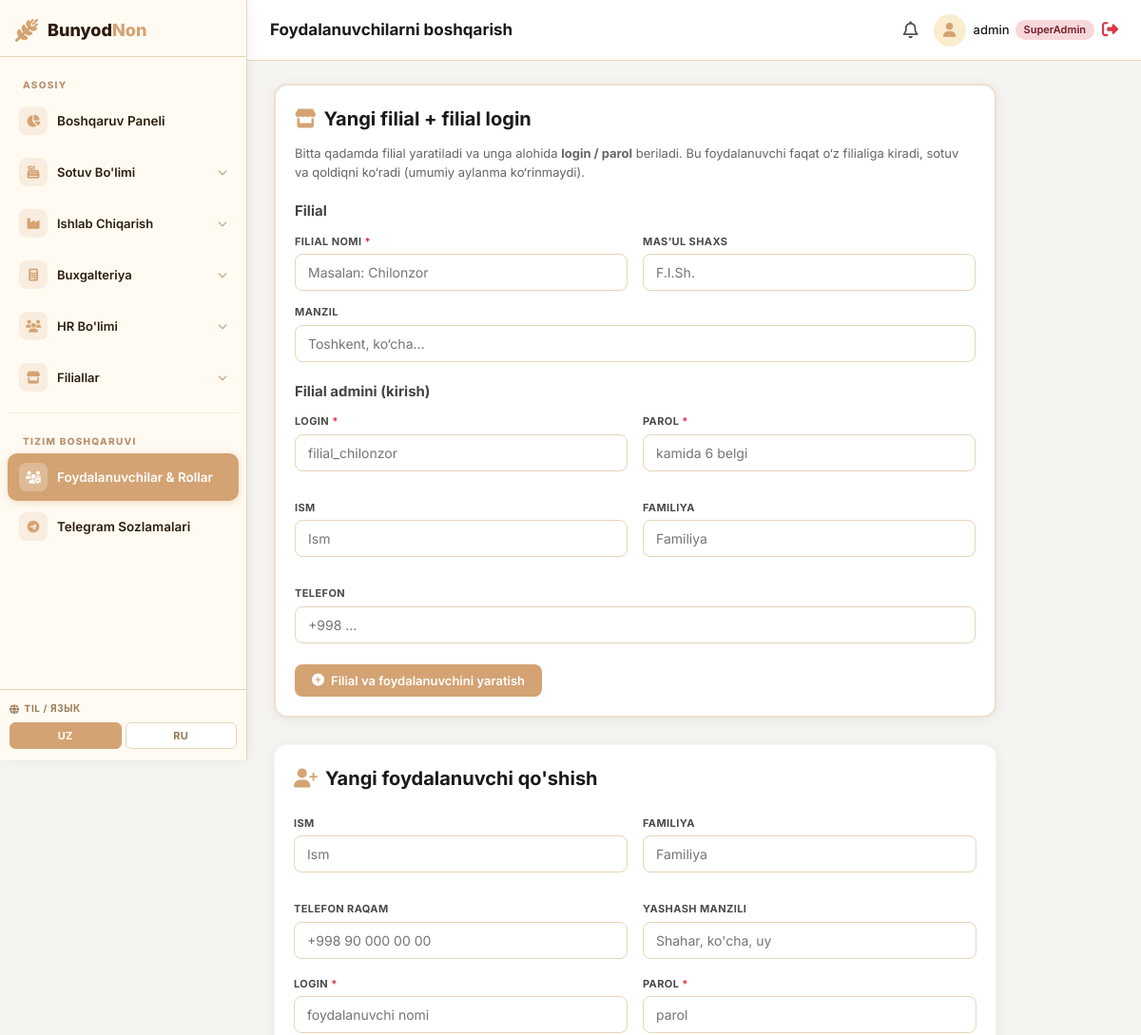
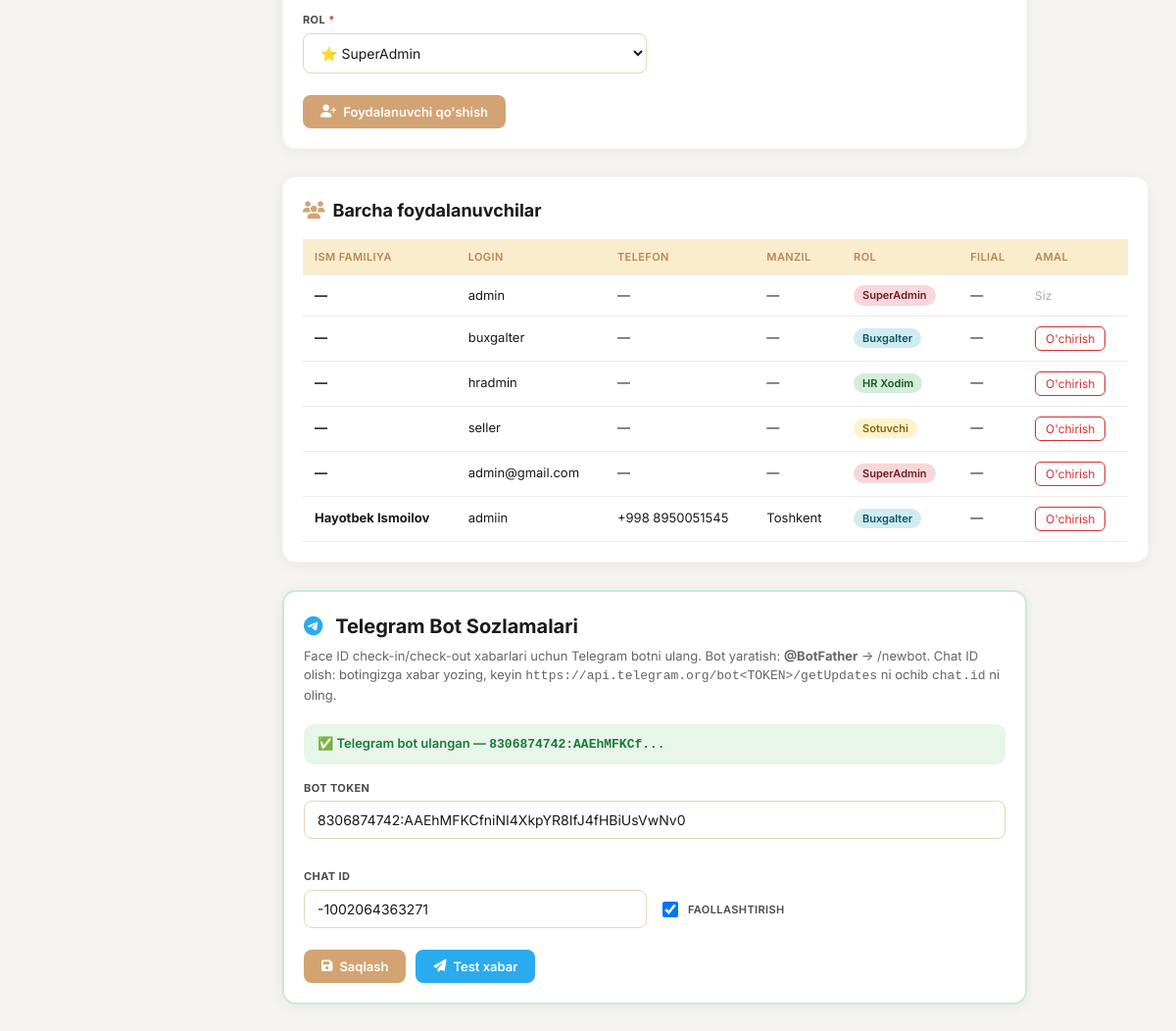
/admin-users/ (signed in), run on the app's committed database (2 pictures, top to bottom).
### core/models.py (models this page shows, shortened)
class UserProfile(models.Model):
    user        = models.OneToOneField(User, on_delete=models.CASCADE, related_name='profile')
    branch      = models.ForeignKey(
        'branches.Branch', on_delete=models.SET_NULL,
        null=True, blank=True, related_name='admins'
    )
    first_name  = models.CharField(max_length=100, blank=True)
    last_name   = models.CharField(max_length=100, blank=True)
    phone       = models.CharField(max_length=30, blank=True)
    address     = models.TextField(blank=True)

class TelegramSettings(models.Model):
    bot_token = models.CharField(max_length=200, blank=True, verbose_name="Bot Token")
    chat_id   = models.CharField(max_length=50, blank=True, verbose_name="Chat ID")
    is_active = models.BooleanField(default=True, verbose_name="Faol")
    updated_at = models.DateTimeField(auto_now=True)
    class Meta:
        verbose_name = "Telegram Sozlamalari"
    @classmethod
    def get(cls):
        obj, _ = cls.objects.get_or_create(pk=1)
        return obj

### core/views.py (the view, shortened to what this page needs)
# urls.py: path('admin-users/', views.admin_users, name='admin_users'),
@login_required
def admin_users(request):
    if not request.user.is_superuser:
        return redirect('dashboard')
    _ensure_groups()
    branches = Branch.objects.all()
    from .models import TelegramSettings
    tg = TelegramSettings.get()
    users = User.objects.all().prefetch_related('groups', 'profile__branch')
    return render(request, 'admin_users.html', {
        'users': users,
        'branches': branches,
        'tg': tg,
    })

### core/templatetags/menu_filters.py (called while the page is built)
@register.filter
def startswith(value, arg):
    if not value:
        return False
    return value.startswith(arg)

### core/views.py (called while the page is built)
def _ensure_groups():
    for name in ROLE_GROUPS:
        Group.objects.get_or_create(name=name)

### templates/admin_users.html (shortened to what this page needs)
{% extends 'base.html' %}
{% block breadcrumb %}Foydalanuvchilarni boshqarish{% endblock %}
{% block content %}
<div class="card" style="max-width:760px;margin-bottom:28px;border:2px solid rgba(212,163,115,0.35);">
    <h2 style="margin-bottom:12px;font-size:20px;"><i class="fa-solid fa-store" style="color:#D4A373;margin-right:8px;"></i>Yangi filial + filial login</h2>
    <p style="font-size:13px;color:#666;margin-bottom:20px;line-height:1.5;">Bitta qadamda filial yaratiladi va unga alohida <strong>login / parol</strong> beriladi. Bu foydalanuvchi faqat o‘z filialiga kiradi, sotuv va qoldiqni ko‘radi (umumiy aylanma ko‘rinmaydi).</p>
    <form method="post">
        <h3 style="font-size:15px;margin-bottom:12px;color:#444;">Filial</h3>
        <div style="display:grid;grid-template-columns:1fr 1fr;gap:16px;">
            <div class="form-group">
                <label>Filial nomi <span style="color:#dc3545;">*</span></label>
                <input class="form-control" type="text" name="branch_name" required placeholder="Masalan: Chilonzor">
            </div>
            <div class="form-group">
                <label>Mas’ul shaxs</label>
                <input class="form-control" type="text" name="responsible_person" placeholder="F.I.Sh.">
            </div>
        </div>
        <div class="form-group">
            <label>Manzil</label>
            <input class="form-control" type="text" name="branch_address" placeholder="Toshkent, ko‘cha...">
        </div>
        <h3 style="font-size:15px;margin:20px 0 12px;color:#444;">Filial admini (kirish)</h3>
        <div style="display:grid;grid-template-columns:1fr 1fr;gap:16px;">
            <div class="form-group">
                <label>Login <span style="color:#dc3545;">*</span></label>
                <input class="form-control" type="text" name="ba_username" required placeholder="filial_chilonzor" autocomplete="off">
            </div>
            <div class="form-group">
                <label>Parol <span style="color:#dc3545;">*</span></label>
                <input class="form-control" type="password" name="ba_password" required placeholder="kamida 6 belgi" autocomplete="new-password">
            </div>
            <div class="form-group">
                <label>Ism</label>
                <input class="form-control" type="text" name="ba_first_name" placeholder="Ism">
            </div>
            <div class="form-group">
                <label>Familiya</label>
                <input class="form-control" type="text" name="ba_last_name" placeholder="Familiya">
            </div>
            <div class="form-group" style="grid-column:span 2;">
                <label>Telefon</label>
                <input class="form-control" type="text" name="ba_phone" placeholder="+998 ...">
            </div>
        </div>
        <button class="btn btn-primary" type="submit" style="margin-top:8px;">
            <i class="fa-solid fa-circle-plus"></i> Filial va foydalanuvchini yaratish
        </button>
    </form>
</div>
<div class="card" style="max-width:760px;">
    <h2 style="margin-bottom:24px;font-size:20px;"><i class="fa-solid fa-user-plus" style="color:#D4A373;margin-right:8px;"></i>Yangi foydalanuvchi qo'shish</h2>
    <form method="post">
        <div style="display:grid;grid-template-columns:1fr 1fr;gap:16px;">
            <div class="form-group">
                <label>Ism</label>
                <input class="form-control" type="text" name="first_name" placeholder="Ism">
            </div>
            <div class="form-group">
                <label>Familiya</label>
                <input class="form-control" type="text" name="last_name" placeholder="Familiya">
            </div>
            <div class="form-group">
                <label>Telefon raqam</label>
                <input class="form-control" type="text" name="phone" placeholder="+998 90 000 00 00">
            </div>
            <div class="form-group">
                <label>Yashash manzili</label>
                <input class="form-control" type="text" name="address" placeholder="Shahar, ko'cha, uy">
            </div>
        </div>
        <div style="display:grid;grid-template-columns:1fr 1fr;gap:16px;margin-top:4px;">
            <div class="form-group">
                <label>Login <span style="color:#dc3545;">*</span></label>
                <input class="form-control" type="text" name="username" required placeholder="foydalanuvchi nomi">
            </div>
            <div class="form-group">
                <label>Parol <span style="color:#dc3545;">*</span></label>
                <input class="form-control" type="password" name="password" required placeholder="parol">
            </div>
        </div>
        <div style="display:grid;grid-template-columns:1fr 1fr;gap:16px;">
            <div class="form-group">
                <label>Rol <span style="color:#dc3545;">*</span></label>
                <select class="form-control" name="role" id="roleSelect" onchange="toggleBranch()">
                    <option value="superadmin">⭐ SuperAdmin</option>
                </select>
            </div>
        </div>
        <button class="btn btn-primary" type="submit" style="margin-top:8px;">
            <i class="fa-solid fa-user-plus"></i> Foydalanuvchi qo'shish
        </button>
    </form>
</div>
<div class="card" style="margin-top:28px;">
    <h2 style="margin-bottom:16px;font-size:18px;"><i class="fa-solid fa-users" style="color:#D4A373;margin-right:8px;"></i>Barcha foydalanuvchilar</h2>
    <div style="overflow-x:auto;">
        <table class="data-table">
            <thead>
                <tr>
                    <th>Ism Familiya</th>
                    <th>Login</th>
                    <th>Telefon</th>
                    <th>Manzil</th>
                    <th>Rol</th>
                    <th>Filial</th>
                    <th>Amal</th>
                </tr>
            </thead>
            <tbody>
                {% for u in users %}
                <tr>
                    <td>
                        <strong>
                            {% if u.profile.first_name or u.profile.last_name %}
                                {{ u.profile.first_name }} {{ u.profile.last_name }}
                            {% else %}—{% endif %}
                        </strong>
                    </td>
                    <td>{{ u.username }}</td>
                    <td>{{ u.profile.phone|default:"—" }}</td>
                    <td style="max-width:160px;white-space:nowrap;overflow:hidden;text-overflow:ellipsis;">
                        {{ u.profile.address|default:"—" }}
                    </td>
                    <td>
                        {% if u.is_superuser %}
                            <span class="badge badge-danger">SuperAdmin</span>
                        {% elif u.groups.all.0 %}
                            {% with g=u.groups.all.0.name %}
                                {% if g == 'accountant' %}<span class="badge badge-info">Buxgalter</span>
                                {% elif g == 'hr' %}<span class="badge badge-success">HR Xodim</span>
                                {% elif g == 'seller' %}<span class="badge badge-warning">Sotuvchi</span>
                                {% elif g == 'production_manager' %}<span class="badge badge-info">Ishlab chiqarish</span>
                                {% elif g == 'branch_admin' %}<span class="badge badge-warning">Filial Admin</span>
                                {% else %}{{ g }}{% endif %}
                            {% endwith %}
                        {% else %}<span style="color:#aaa;">—</span>{% endif %}
                    </td>
                    <td>{{ u.profile.branch.name|default:"—" }}</td>
                    <td>
                        {% if u != request.user %}
                        <form method="post" style="display:inline;" onsubmit="return confirm('O\'chirishni tasdiqlaysizmi?')">
                            <button class="delete-btn" type="submit">O'chirish</button>
                        </form>
                        {% else %}
                        <span style="color:#aaa;font-size:12px;">Siz</span>
                        {% endif %}
                    </td>
                </tr>
                {% endfor %}
            </tbody>
        </table>
    </div>
</div>
<div class="card" style="max-width:760px;margin-top:28px;border:2px solid rgba(39,174,96,0.25);">
    <h2 style="margin-bottom:6px;font-size:20px;">
        <i class="fa-brands fa-telegram" style="color:#2AABEE;margin-right:8px;"></i>
        Telegram Bot Sozlamalari
    </h2>
    <p style="font-size:13px;color:#666;margin-bottom:20px;">
        Face ID check-in/check-out xabarlari uchun Telegram botni ulang.
        Bot yaratish: <strong>@BotFather</strong> → /newbot.
        Chat ID olish: botingizga xabar yozing, keyin
        <code>https://api.telegram.org/bot&lt;TOKEN&gt;/getUpdates</code> ni ochib <code>chat.id</code> ni oling.
    </p>
    {% if tg.is_active and tg.bot_token %}
    <div style="padding:10px 14px;background:#e8f5e9;border-radius:10px;margin-bottom:16px;font-size:13px;font-weight:600;color:#1a7a3a;">
        ✅ Telegram bot ulangan — <code>{{ tg.bot_token|slice:":20" }}...</code>
    </div>
    {% else %}
    <div style="padding:10px 14px;background:#fdecea;border-radius:10px;margin-bottom:16px;font-size:13px;font-weight:600;color:#c0392b;">
        ❌ Telegram bot ulanmagan
    </div>
    {% endif %}
    <form method="post" action="/settings/telegram/">
        <div style="display:grid;grid-template-columns:1fr 1fr;gap:16px;">
            <div class="form-group" style="grid-column:span 2;">
                <label>Bot Token</label>
                <input class="form-control" type="text" name="bot_token"
                       value="{{ tg.bot_token }}"
                       placeholder="1234567890:ABCdef...">
            </div>
            <div class="form-group">
                <label>Chat ID</label>
                <input class="form-control" type="text" name="chat_id"
                       value="{{ tg.chat_id }}"
                       placeholder="-1001234567890 yoki 123456789">
            </div>
            <div class="form-group" style="display:flex;align-items:center;gap:10px;padding-top:24px;">
                <input type="checkbox" name="is_active" id="tgActive" {% if tg.is_active %}checked{% endif %}
                       style="width:16px;height:16px;">
                <label for="tgActive" style="font-weight:600;margin:0;">Faollashtirish</label>
            </div>
        </div>
        <div style="display:flex;gap:10px;margin-top:8px;">
            <button class="btn btn-primary" type="submit">
                <i class="fa-solid fa-floppy-disk"></i> Saqlash
            </button>
            <button class="btn" type="button"
                    style="background:#2AABEE;color:#fff;"
                    onclick="testTelegram()">
                <i class="fa-solid fa-paper-plane"></i> Test xabar
            </button>
        </div>
    </form>
</div>
{% endblock %}

### templates/base.html (shortened to what this page needs)
{% load static %}
{% load i18n %}
<!DOCTYPE html>
<html lang="{{ request.LANGUAGE_CODE|default:'uz' }}">
<head>
    <link rel="stylesheet" href="https://cdnjs.cloudflare.com/ajax/libs/font-awesome/6.4.0/css/all.min.css">
    <link rel="stylesheet" href="{% static 'css/style.css' %}">
</head>
<body>
    <div class="app-container">
        <aside class="sidebar" id="appSidebar">
            <div class="sidebar-header">
                <i class="fa-solid fa-wheat-awn logo-icon"> </i>
                <h2>Bunyod<span class="highlight">Non</span></h2>
            </div>
            <ul class="nav-links">
                {% include 'includes/menu_dropdown.html' %}
            </ul>
            <div class="sidebar-footer">
                <div class="lang-label"><i class="fa-solid fa-globe"></i> <span>Til / Язык</span></div>
                <div class="lang-switcher">
                    <button class="lang-btn" id="gt-btn-uz" data-lang="uz" onclick="gtSwitchLang('uz')" title="O'zbek">UZ</button>
                    <button class="lang-btn" id="gt-btn-ru" data-lang="ru" onclick="gtSwitchLang('ru')" title="Русский">RU</button>
                </div>
            </div>
        </aside>
        <main class="main-content">
            <header class="topbar">
                <div class="topbar-left">
                    <div class="breadcrumb">{% block breadcrumb %}{% endblock %}</div>
                </div>
                <div class="topbar-actions">
                    <button class="icon-btn"><i class="fa-regular fa-bell"></i></button>
                    <div class="user-profile">
                        <div class="avatar"><i class="fa-solid fa-user"></i></div>
                        <span class="user-name">
                            {{ request.user.username }}
                            {% if is_superadmin %}<span class="badge badge-danger"
                                style="font-size:11px;">SuperAdmin</span>
                            {% elif user_branch %}<span class="badge badge-info" style="font-size:11px;">{{
                                user_branch.name }}</span>
                            {% elif request.user.groups.all.0 %}<span class="badge badge-warning"
                                style="font-size:11px;">{{ request.user.groups.all.0.name }}</span>
                            {% endif %}
                        </span>
                        <a href="/logout/" style="color:#dc3545;font-size:17px;" title="Chiqish">
                            <i class="fa-solid fa-right-from-bracket"></i>
                        </a>
                    </div>
                </div>
            </header>
            <div class="content-wrapper">
                {% block content %}{% endblock %}
            </div>
        </main>
    </div>
</body>
</html>

### templates/base.html (style rules this page uses)
body { top: 0 !important; }

### data on the page
TelegramSettings: bot_token "8306874742:AAEhMFKCf", bot_token "8306874742:AAEhMFKCfniNI4XkpYR8IfJ4fHBiUsVwNv0", chat_id "-1002064363271", is_active "☑"

### other printed values
{{ request.user.username }} "admin"
{{ u.username }} "admin"
{{ u.profile.phone|default:"—" }} "—"
{{ u.profile.address|default:"—" }} "—"
{{ u.profile.branch.name|default:"—" }} "—"
{{ u.username }} "buxgalter"
{{ u.username }} "hradmin"
{{ u.username }} "seller"
{{ u.username }} "admin@gmail.com"
{{ u.profile.first_name }} "Hayotbek"
{{ u.profile.last_name }} "Ismoilov"
{{ u.username }} "admiin"
{{ u.profile.phone|default:"—" }} "+998 8950051545"
{{ u.profile.address|default:"—" }} "Toshkent"
